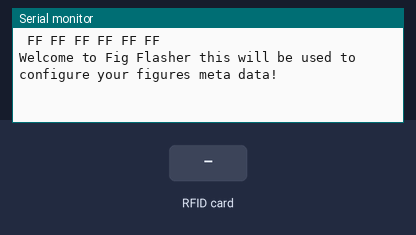
This sketch was run on a simulated Arduino Uno, built with avr-gcc and run on an emulated ATmega328P. Shown: the last lines printed to the serial monitor. Inputs (shaded band) come from the test bench.

Above: at 1.2 s.
1.3 s: RFID card 5E 7A 19 C4 held to the reader
At 1.38 s:
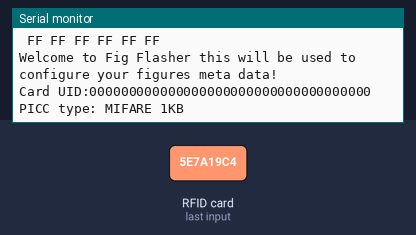
At 2.0 s:
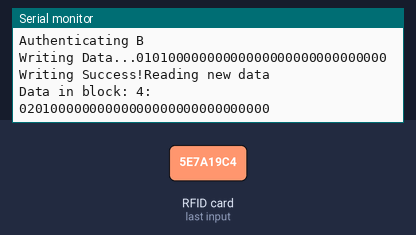

Measured:
- after the input at 1.3 s, the serial monitor: prints a new line at once (image 1)

The sketch:

sketch_dec27a.ino
```cpp
#include <SPI.h>
#include <Wire.h>
#include <MFRC522.h>
#include <Adafruit_GFX.h>
#include <Adafruit_SSD1306.h>

// For RFID Scanner
#define SS_PIN 10
#define RST_PIN 9

MFRC522 reader(SS_PIN, RST_PIN);
MFRC522::MIFARE_Key key;

byte sector = 1;
byte blockAddress = 4;
byte trailerBlock = 7;
byte buffer[18];
byte size = sizeof(buffer);
MFRC522::StatusCode status;

byte mageBlock[] = {
  1, 1, 0, 0,
  0, 0, 0, 0,
  0, 0, 0, 0,
  0, 0, 0, 0
};

byte knightBlock[] = {
  0, 1, 0, 0,
  0, 0, 0, 0,
  0, 0, 0, 0,
  0, 0, 0, 0
};

byte medicBlock[] = {
  2, 1, 0, 0,
  0, 0, 0, 0,
  0, 0, 0, 0,
  0, 0, 0, 0
};

void setup() {
  Serial.begin(9600);
  SPI.begin();
  reader.PCD_Init();

  for (byte i = 0; i < 6; i++){
    key.keyByte[i] = 0xFF;
  }

  DumpByte(key.keyByte, MFRC522::MF_KEY_SIZE);
  Serial.println();

  Serial.println("Welcome to Fig Flasher this will be used to configure your figures meta data!");
}

void loop() {
  if(!reader.PICC_IsNewCardPresent()) return;

  if(!reader.PICC_ReadCardSerial()) return;

  Serial.print(F("Card UID:"));
  DumpByte(buffer, size);
  Serial.println();
  Serial.print(F("PICC type: "));
  MFRC522::PICC_Type piccType = reader.PICC_GetType(reader.uid.sak);
  Serial.println(reader.PICC_GetTypeName(piccType));

  Serial.println(F("Authenticating A"));
  status = (MFRC522::StatusCode) reader.PCD_Authenticate(MFRC522::PICC_CMD_MF_AUTH_KEY_A, trailerBlock, &key, &(reader.uid));
  if (status != MFRC522::STATUS_OK){
    Serial.println(F("PCD Authenticate A failed: "));
    Serial.println(reader.GetStatusCodeName(status));
    return;
  }

  Serial.println(F("Current data in sector: "));
  reader.PICC_DumpMifareClassicSectorToSerial(&(reader.uid), &key, sector);
  Serial.println();

  Serial.print(F("Reading data from block")); Serial.print(blockAddress);
  Serial.println(F("...."));
  status = (MFRC522::StatusCode) reader.MIFARE_Read(blockAddress, buffer, &size);
  if (status != MFRC522::STATUS_OK){
    Serial.print(F("Mifare read failed"));
    Serial.println(reader.GetStatusCodeName(status));
  }

  Serial.print(F("Data in block: ")); Serial.print(blockAddress); Serial.println(F(":"));
  DumpByte(buffer, 16); Serial.println();
  Serial.println();

  //Authenticate B
  Serial.println(F("Authenticating B"));
  status = (MFRC522::StatusCode) reader.PCD_Authenticate(MFRC522::PICC_CMD_MF_AUTH_KEY_B, trailerBlock, &key, &(reader.uid));
  if (status != MFRC522::STATUS_OK){
    Serial.print("Authentication B failed");
    return;
  }

  Serial.print("Writing Data");
  Serial.print(F("..."));
  DumpByte(mageBlock, 16); Serial.println();
  status = (MFRC522::StatusCode) reader.MIFARE_Write(blockAddress, medicBlock, 16);
  if (status != MFRC522::STATUS_OK){
    Serial.print("Writing failed");
    return;
  }
  Serial.print("Writing Success!");
  Serial.println("Reading new data");

  status = (MFRC522::StatusCode) reader.MIFARE_Read(blockAddress, buffer, &size);
  if(status != MFRC522::STATUS_OK){
    Serial.println("Read after data writing failed");
    return;
  }

  Serial.print(F("Data in block: ")); Serial.print(blockAddress); Serial.println(F(":"));
  DumpByte(buffer, 16); Serial.println();

  reader.PICC_HaltA();
  reader.PCD_StopCrypto1();
}

 void DumpByte(byte *buffer, byte bufferSize){
  for (byte i = 0; i < bufferSize; i++){
    Serial.print(buffer[i] < 0x10 ? "0" : " ");
    Serial.print(buffer[i], HEX);
  }
}
```
